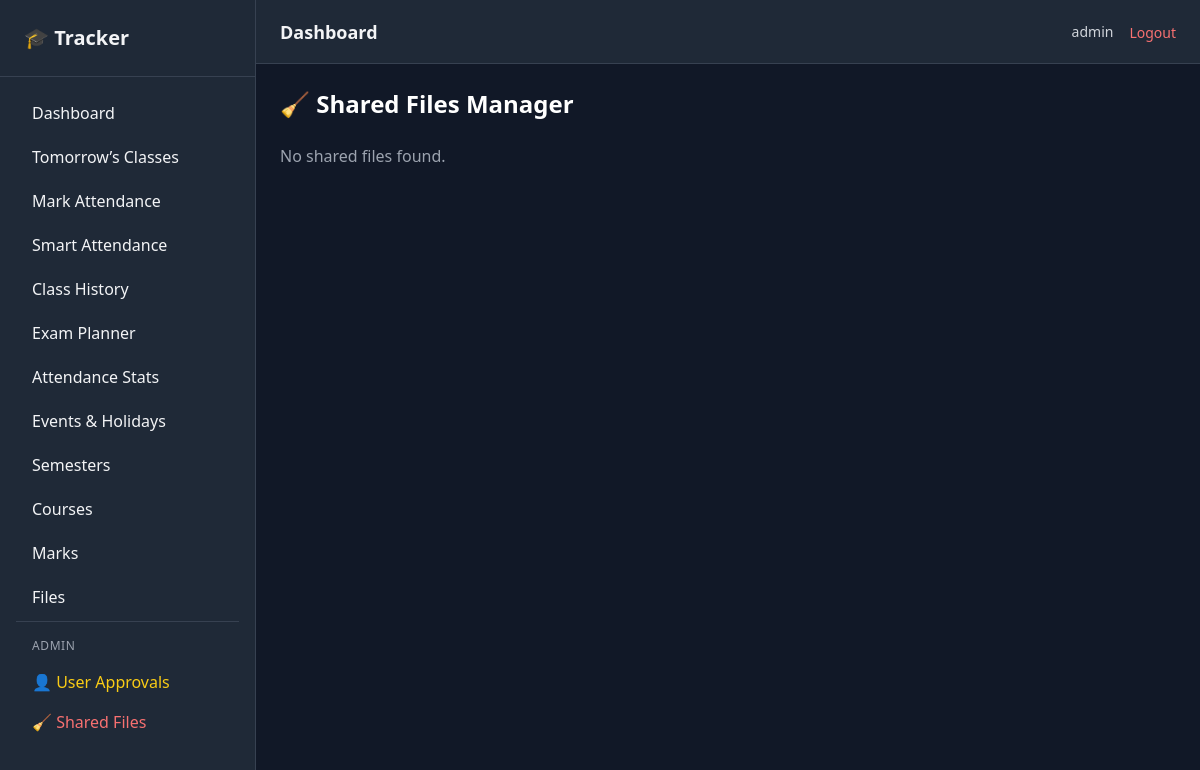
Page /manage/shares/ (signed in) on the earlier database version.
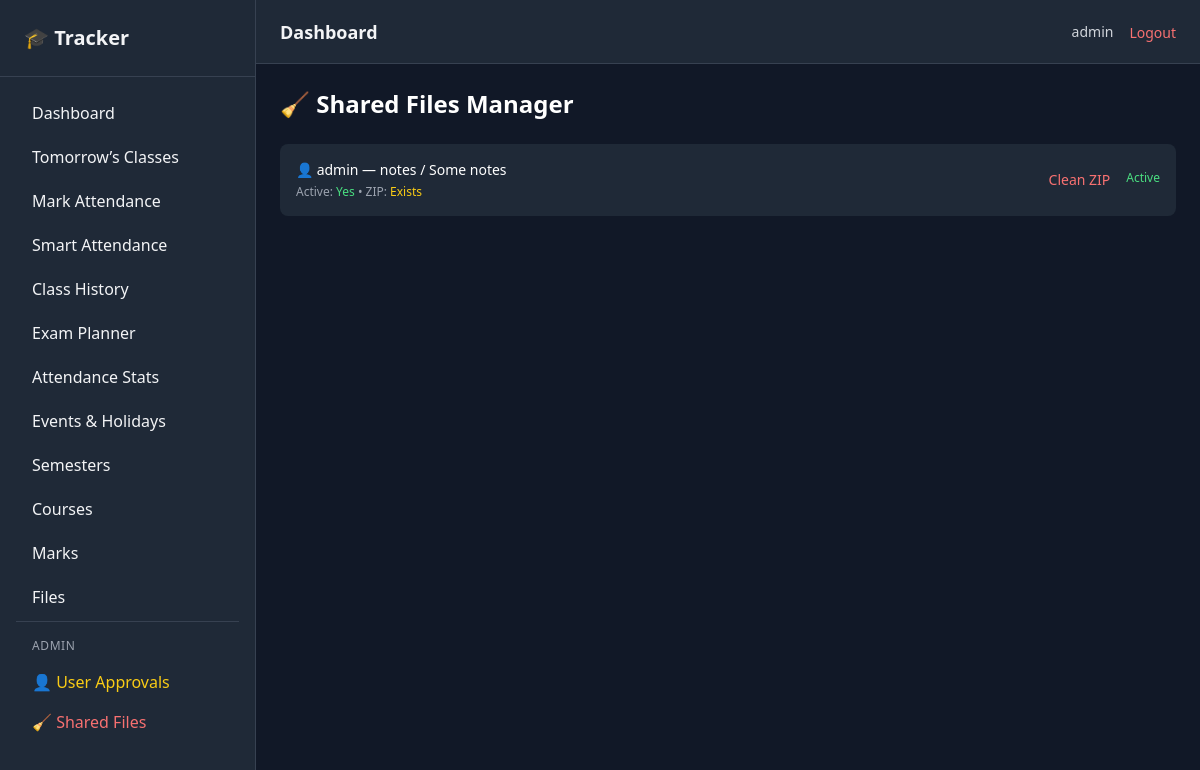
Same page on the later database version.
### core/models.py (models this page shows, shortened)
class ShareLink(models.Model):
    token = models.UUIDField(
        default=uuid.uuid4,
        unique=True,
        editable=False
    )
    user = models.ForeignKey(
        settings.AUTH_USER_MODEL,
        on_delete=models.CASCADE,
        related_name="shared_links"
    )
    file = models.ForeignKey(
        StoredFile,
        null=True,
        blank=True,
        on_delete=models.CASCADE
    )
    folder = models.ForeignKey(
        Folder,
        null=True,
        blank=True,
        on_delete=models.CASCADE
    )
    zip_file = models.FileField(
        upload_to="shared_zips/",
        null=True,
        blank=True
    )
    cleanup_after_hours = models.PositiveIntegerField(
        default=24,
        help_text="Hours after deactivation to clean ZIP"
    )
    cleaned_at = models.DateTimeField(
        null=True,
        blank=True
    )
    is_active = models.BooleanField(default=True)
    created_at = models.DateTimeField(auto_now_add=True)
    expires_at = models.DateTimeField(null=True, blank=True)

class User(AbstractUser):
    email = models.EmailField(unique=True)
    full_name = models.CharField(max_length=200, null=True, blank=True)
    mobile = models.CharField(max_length=20, null=True, blank=True)
    university = models.CharField(
        max_length=200,
        blank=True,
        null=True
    )
    dob = models.DateField(
        blank=True,
        null=True
    )
    is_approved = models.BooleanField(default=False)

class Folder(models.Model):
    user = models.ForeignKey(
        settings.AUTH_USER_MODEL,
        on_delete = models.CASCADE,
        related_name = 'folders'
    )
    category = models.ForeignKey(
        FileCategory,
        on_delete = models.CASCADE,
        related_name = 'folders'
    )
    name = models.CharField(max_length=150)
    is_protected = models.BooleanField(default=False)
    pin_has = models.CharField(max_length=225, blank=True)
    def __str__(self):
        return f"{self.category.name} / {self.name}"

class FileCategory(models.Model):
    user = models.ForeignKey(
        settings.AUTH_USER_MODEL,
        on_delete = models.CASCADE,
        related_name = 'file_categories'
    )
    name = models.CharField(max_length=100)

### core/views.py (the view)
# urls.py: path("manage/shares/", views.admin_shared_links, name="admin_shared_links"),
@login_required
def admin_shared_links(request):
    if not request.user.is_superuser:
        return redirect("dashboard")
    shares = ShareLink.objects.all().order_by("-created_at")
    return render(request, "admin/shared_links.html", {
        "shares": shares
    })

### templates/admin/shared_links.html
{% extends "base/base.html" %}
{% block content %}
<div class="max-w-5xl mx-auto">
  <h2 class="text-2xl font-semibold text-white mb-6">
    🧹 Shared Files Manager
  </h2>
  {% for s in shares %}
  <div class="bg-gray-800 p-4 rounded-lg mb-3 flex justify-between items-center">
    <div class="min-w-0">
      <p class="text-white text-sm truncate">
        👤 {{ s.user.username }} —
        {{ s.file|default:s.folder }}
      </p>
      <p class="text-xs text-gray-400 mt-1">
        Active:
        {% if s.is_active %}
          <span class="text-green-400">Yes</span>
        {% else %}
          <span class="text-red-400">No</span>
        {% endif %}
        •
        ZIP:
        {% if s.zip_file %}
          <span class="text-yellow-400">Exists</span>
        {% else %}
          <span class="text-gray-500">None</span>
        {% endif %}
      </p>
    </div>
    <div class="flex gap-4 shrink-0">
      {% if s.zip_file %}
      <a href="{% url 'admin_cleanup_share' s.id %}"
         class="text-red-400 text-sm hover:underline"
         onclick="return confirm('Delete ZIP file from storage?');">
        Clean ZIP
      </a>
      {% endif %}
      {% if s.is_active %}
      <span class="text-xs text-green-400">
        Active
      </span>
      {% else %}
      <span class="text-xs text-gray-400">
        Disabled
      </span>
      {% endif %}
    </div>
  </div>
  {% empty %}
  <p class="text-gray-400">
    No shared files found.
  </p>
  {% endfor %}
</div>
{% endblock %}

Differences in the rows shown:
added ShareLink: user.username "admin", file "notes / Some notes", is_active "Yes", shows "Exists", shows "Clean ZIP"
Other differences:
text no longer shown: "No shared files found."
